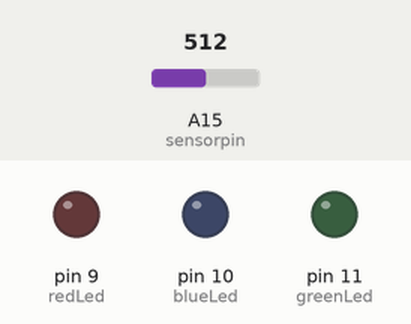
This sketch was run on a simulated Arduino Mega 2560, built with avr-gcc and run on an emulated ATmega2560. On the bench: output pins drawn as LEDs (lit = HIGH). The inputs (shaded band) are chosen by the test bench; at power-on: A15 (sensorpin) = 512.

Above: at 1.2 s.
1.3 s: A15 (sensorpin) set to 803
2.8 s: A15 (sensorpin) set to 830
At 3.1 s:
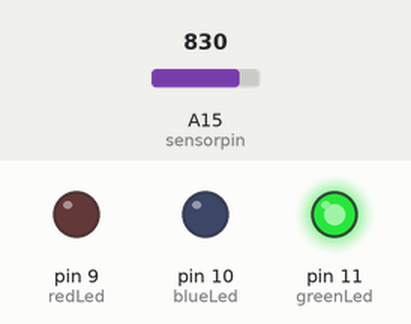
4.3 s: A15 (sensorpin) set to 716
At 5.4 s:
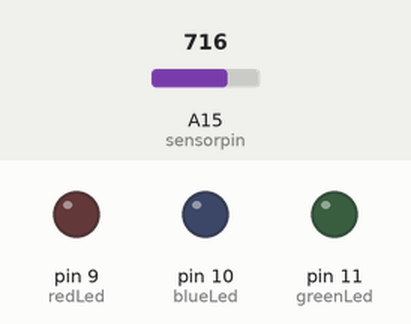
5.8 s: A15 (sensorpin) set to 900
At 6.6 s:
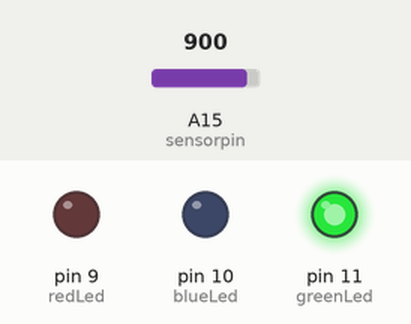
Timing chart, 0 to 8.3 s (numbered marks = the images above; inputs shaded):
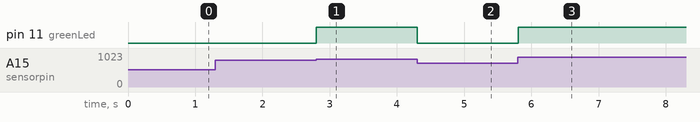

Measured:
- the behaviour switches between 818 and 819 on A15 (sensorpin) (found by bisection; images 0 and 1)
- after the input at 1.3 s, every drawn part: stays the same
- after the input at 2.8 s, pin 11 (greenLed): LOW → HIGH at once
- after the input at 4.3 s, pin 11 (greenLed): HIGH → LOW at once
- after the input at 5.8 s, pin 11 (greenLed): LOW → HIGH at once

The sketch:

ATTACHMENT_TANK.ino
```cpp
int redLed = 9;
int blueLed = 10;
int greenLed = 11;
float sensor,capacity,voltage;
int sensorpin = A15;


void setup() {
  // put your setup code here, to run once:
  pinMode(sensorpin, INPUT);
  pinMode(redLed, OUTPUT);
  pinMode(blueLed, OUTPUT);
  pinMode(greenLed, OUTPUT);
  //Serial.begin(9600);

}

void loop() {
  // put your main code here, to run repeatedly:


    //printf("Input sensor value:\n" );
    sensor = analogRead(sensorpin);
    voltage = map (sensor, 0, 1023, 0 , 5);


    capacity = voltage*1200;

    if (capacity < 1000) {
            Serial.println("EMPTY\n");
            Serial.println("Capacity is ");
            Serial.print(capacity);
            Serial.println("RED");
            digitalWrite(redLed , HIGH);
            digitalWrite(blueLed, LOW);
            digitalWrite(greenLed, LOW);


    }
        if (capacity < 2000 && capacity > 1000) {
            Serial.println("Capacity is ");
            Serial.print(capacity);
            Serial.println("BLUE \n");
            Serial.println("REFILL\n");
            digitalWrite(blueLed, HIGH);
            digitalWrite(redLed, LOW);
            digitalWrite(greenLed, LOW);
        }
            if (capacity > 4500 ){
               Serial.println("TANK FULL\n");
               Serial.println("capacity is ");
               Serial.print(capacity);
               Serial.println("GREEN \n");
                digitalWrite(greenLed, HIGH);
                digitalWrite(redLed, LOW);
                digitalWrite(blueLed, LOW);
            }
            else{
                 digitalWrite(redLed, LOW);
                 digitalWrite(blueLed, LOW);
                 digitalWrite(greenLed, LOW);

                 Serial.println("Capacity is");
                 Serial.print(capacity);
                 }


}
```
